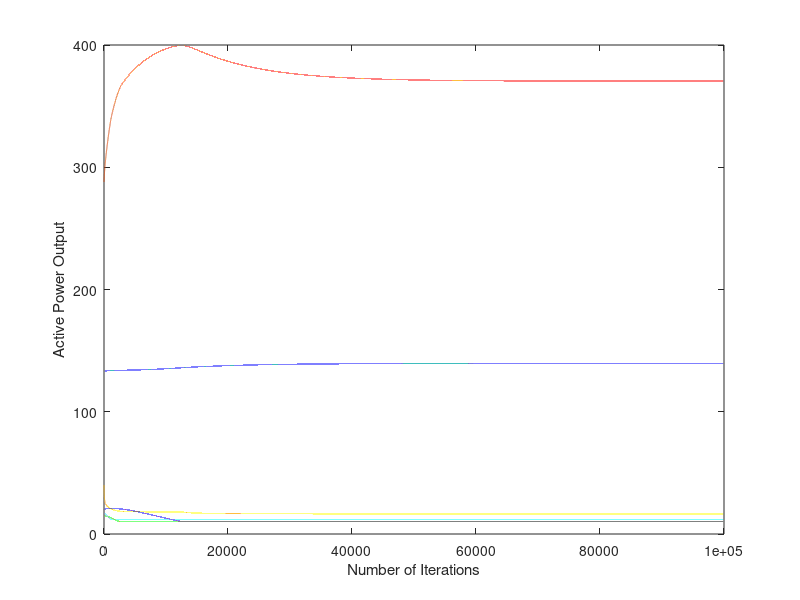
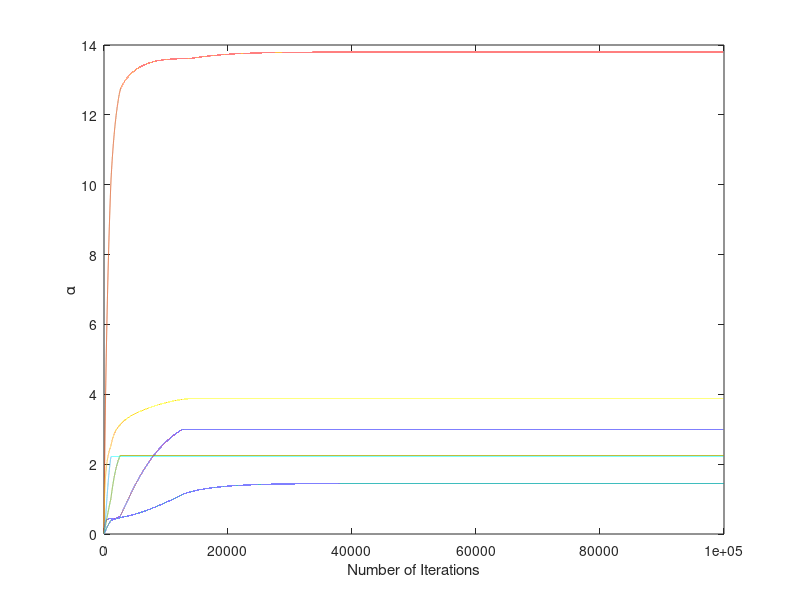
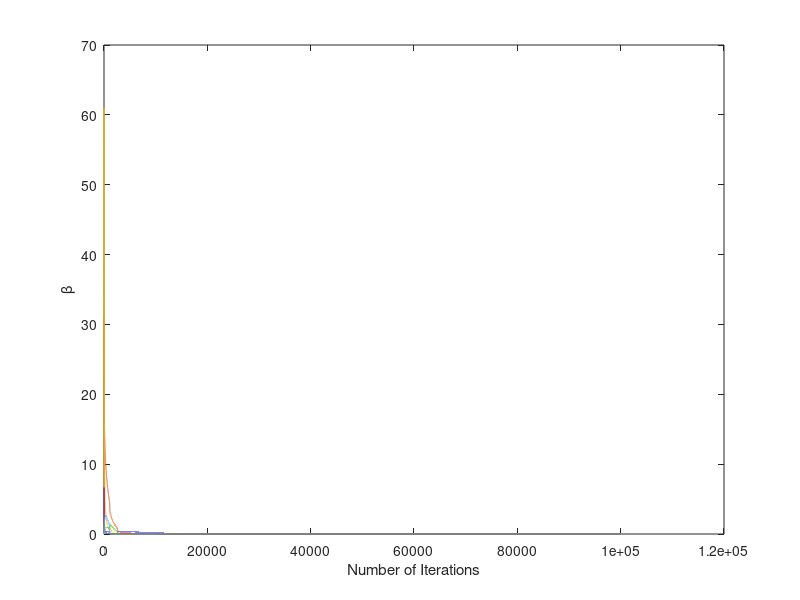
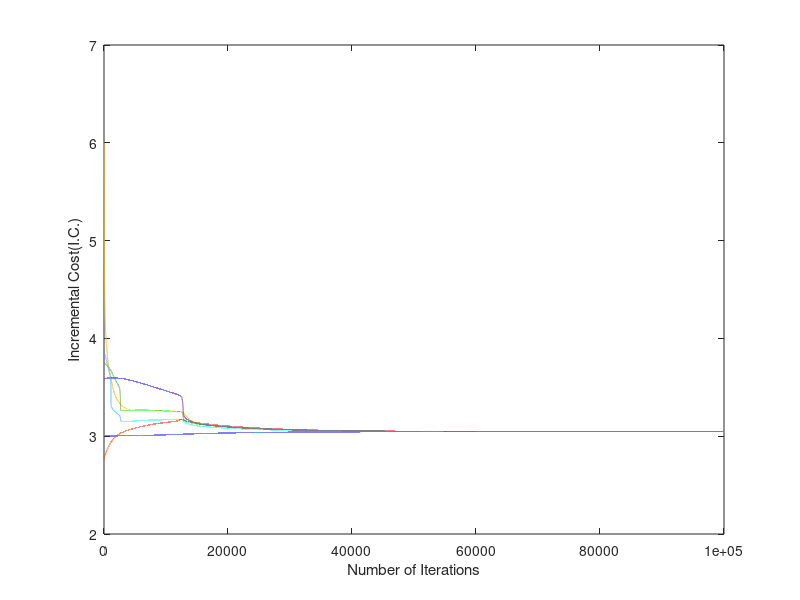

Here is the MATLAB script that generated these plots, in order:
clc,clear all;close all;

theta=0.005;

N=100000;
dt=0.001;


alpha1(1)=0;
alpha2(1)=0;
alpha3(1)=0;
alpha4(1)=0;
alpha5(1)=0;
alpha6(1)=0;

beta1(1)=0;
beta2(1)=0;
beta3(1)=0;
beta4(1)=0;
beta5(1)=0;
beta6(1)=0;

b1=2;
b2=1.75;
b3=1;
b4=3.25;
b5=3;
b6=3;

c1=0.00375;
c2=0.00175;
c3=0.0625;
c4=0.008324;
c5=0.025;
c6=0.025;

Pmin1=50;
Pmin2=100;
Pmin3=15;
Pmin4=10;
Pmin5=10;
Pmin6=12;

Pmax1=200;
Pmax2=400;
Pmax3=50;
Pmax4=35;
Pmax5=30;
Pmax6=40;

P1(1)=133.36;
P2(1)=287.98;
P3(1)=40;
P4(1)=20;
P5(1)=15;
P6(1)=17;


for i=1:N
    

    w1(i)=b1+2*c1*P1(i)-theta*(1/(P1(i)-Pmin1)-1/(Pmax1-P1(i)));
    w2(i)=b2+2*c2*P2(i)-theta*(1/(P2(i)-Pmin2)-1/(Pmax2-P2(i)));
    w3(i)=b3+2*c3*P3(i)-theta*(1/(P3(i)-Pmin3)-1/(Pmax3-P3(i)));
    w4(i)=b4+2*c4*P4(i)-theta*(1/(P4(i)-Pmin4)-1/(Pmax4-P4(i)));
    w5(i)=b5+2*c5*P5(i)-theta*(1/(P5(i)-Pmin5)-1/(Pmax5-P5(i)));
    w6(i)=b6+2*c6*P6(i)-theta*(1/(P6(i)-Pmin6)-1/(Pmax6-P6(i)));
    
    alpha1(i+1)=alpha1(i)+dt*(2*w1(i)-w2(i)-w6(i))'*(2*w1(i)-w2(i)-w6(i));
    alpha2(i+1)=alpha2(i)+dt*(4*w2(i)-w1(i)-w3(i)-w5(i)-w6(i))'*(4*w2(i)-w1(i)-w3(i)-w5(i)-w6(i));
    alpha3(i+1)=alpha3(i)+dt*(3*w3(i)-w2(i)-w3(i)-w6(i))'*(3*w3(i)-w2(i)-w3(i)-w6(i));
    alpha4(i+1)=alpha4(i)+dt*(2*w4(i)-w3(i)-w5(i))'*(2*w4(i)-w3(i)-w5(i));
    alpha5(i+1)=alpha5(i)+dt*(3*w5(i)-w4(i)-w6(i)-w2(i))'*(3*w5(i)-w4(i)-w6(i)-w2(i));
    alpha6(i+1)=alpha6(i)+dt*(4*w6(i)-w1(i)-w2(i)-w3(i)-w5(i))'*(4*w6(i)-w1(i)-w2(i)-w3(i)-w5(i));
    
    beta1(i+1)=(2*w1(i)-w2(i)-w6(i))'*(2*w1(i)-w2(i)-w6(i));
    beta2(i+1)=(4*w2(i)-w1(i)-w3(i)-w5(i)-w6(i))'*(4*w2(i)-w1(i)-w3(i)-w5(i)-w6(i));
    beta3(i+1)=(3*w3(i)-w2(i)-w4(i)-w6(i))'*(3*w3(i)-w2(i)-w4(i)-w6(i));
    beta4(i+1)=(2*w4(i)-w3(i)-w5(i))'*(2*w4(i)-w3(i)-w5(i));
    beta5(i+1)=(3*w5(i)-w4(i)-w6(i)-w2(i))'*(3*w5(i)-w4(i)-w6(i)-w2(i));
    beta6(i+1)=(4*w6(i)-w1(i)-w2(i)-w3(i)-w5(i))'*(4*w6(i)-w1(i)-w2(i)-w3(i)-w5(i));
    
    P1(i+1)=P1(i)+dt*((alpha1(i)+beta1(i))*(-1)*(2*w1(i)-w2(i)-w6(i)));
    P2(i+1)=P2(i)+dt*((alpha2(i)+beta2(i))*(-1)*(4*w2(i)-w1(i)-w3(i)-w5(i)-w6(i)));
    P3(i+1)=P3(i)+dt*((alpha3(i)+beta3(i))*(-1)*(3*w3(i)-w2(i)-w4(i)-w6(i)));
    P4(i+1)=P4(i)+dt*((alpha4(i)+beta4(i))*(-1)*(2*w4(i)-w3(i)-w5(i)));
    P5(i+1)=P5(i)+dt*((alpha5(i)+beta5(i))*(-1)*(3*w5(i)-w4(i)-w6(i)-w2(i)));
    P6(i+1)=P6(i)+dt*((alpha6(i)+beta6(i))*(-1)*(4*w6(i)-w1(i)-w2(i)-w3(i)-w5(i)));
end

figure();
plot(P1);hold on;plot(P2);hold on;plot(P3);hold on;plot(P4);hold on;plot(P5);hold on;plot(P6);
xlim([0 100000])
xlabel('Number of Iterations')
ylabel('Active Power Output')

figure();
plot(alpha1);hold on;plot(alpha2);hold on;plot(alpha3);hold on;plot(alpha4);hold on;plot(alpha5);hold on;plot(alpha6);
xlim([0 100000])
xlabel('Number of Iterations')
ylabel('\alpha')

figure();
plot(beta1);hold on;plot(beta2);hold on;plot(beta3);hold on;plot(beta4);hold on;plot(beta5);hold on;plot(beta6);
%xlim([0 3000])
xlabel('Number of Iterations')
ylabel('\beta')

figure();
plot(w1);hold on;plot(w2);hold on;plot(w3);hold on;plot(w4);hold on;plot(w5);hold on;plot(w6);
xlim([0 100000])
xlabel('Number of Iterations')
ylabel('Incremental Cost(I.C.)')

OptP=[P1(end),P2(end),P3(end),P4(end),P5(end),P6(end)]